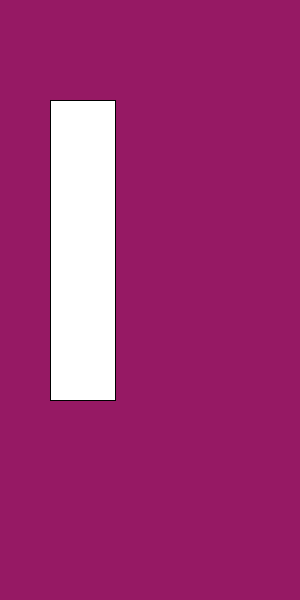
Frame 1 (no input)
Frame 60 (the mouse pressed at the canvas centre just before this capture): identical to frame 1, image omitted
Frame 120 (the mouse held since frame 60 and released just before this capture): identical to frame 1, image omitted

The Processing sketch that drew this single still picture (run headless with seeded random() and noise(); from frame 60 on, the mouse is pressed at the canvas centre):

// Processing sketch: processing_87913
// ── processing_87913.pde


int RED = 150;
int GREEN = 25;
int BLUE = 100;

void setup(){
  size(300, 600);
  background(RED, GREEN, BLUE);
  }
  void draw(){
    rect(50, 100, 65, 300);
  }
